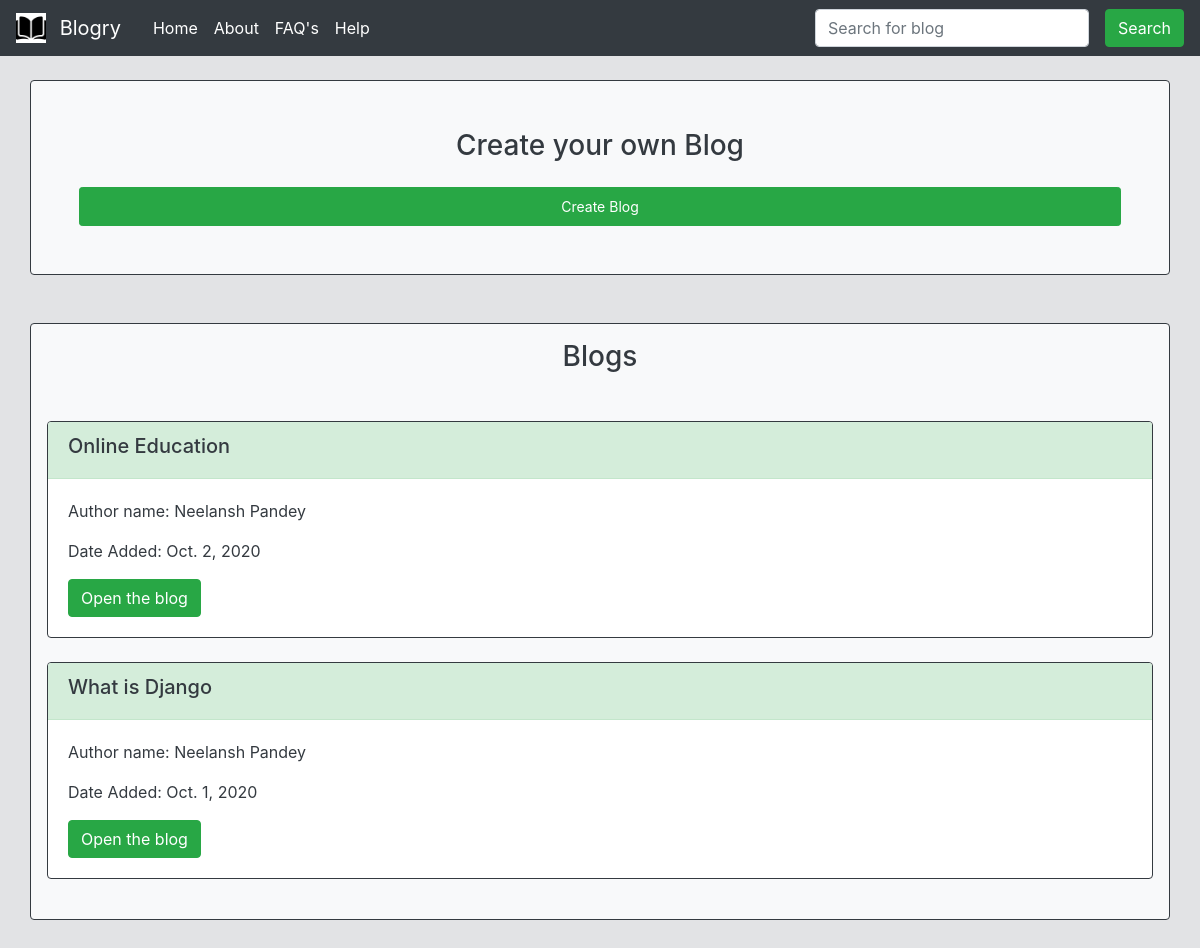
The page / on the database its author committed.
### home/models.py (models this page shows)
class Blogs(models.Model):
    blogTitle=models.CharField(max_length=255)
    blogAuthor = models.CharField(max_length=122)
    blogContent=models.TextField()
    time=models.DateField()

### home/views.py (the view, shortened to what this page needs)
# urls.py: path('',homeViews.index,name='index'),
def index(request):
    q = request.GET.get('searchQuery', None)
    if q == None or q == "":
        blogs = Blogs.objects.all()[::-1]
    else:
        blogs = Blogs.objects.filter(blogTitle__contains=q)
    return render(request, 'home/index.html', {'blogs': blogs})

### home/templates/home/index.html (shortened to what this page needs)
{%extends 'home/base.html'%}
{%block content-2%}
    <div class="container my-4 text-center p-5 border border-dark rounded bg-light text-dark">
        <h3>Create your own Blog</h3>
        <a href="createBlog"><button type="button" class="btn btn-success btn-sm btn-block mt-4 py-2">Create Blog</button></a>
    </div>
    <div class="container my-5 text-center p-3 border border-dark rounded bg-light text-dark">
        <h3 class="mb-5" >Blogs</h3>
        {% for blog in blogs%}
            <div class="card mb-4 border border-dark">
                <div class="card-header text-left alert-success text-dark">
                    <h5>{{blog.blogTitle}}</h5>
                </div>
                <div class="card-body text-left">
                    <p class="card-text">Author name: {{blog.blogAuthor}}  </p>
                    <p class="card-text">Date Added: {{blog.time}}</p>
                    <a href="details/{{blog.id}}/" class="btn btn-success">Open the blog</a>
                </div>
            </div>
        {%endfor%}
    </div>
{%endblock%}

### rows shown on the page
Blogs: blogTitle "Online Education", blogAuthor "Neelansh Pandey", time "Oct. 2, 2020"
Blogs: blogTitle "What is Django", blogAuthor "Neelansh Pandey", time "Oct. 1, 2020"
